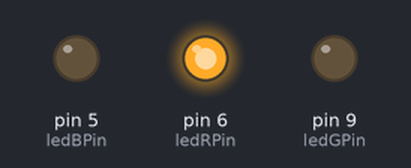
A sketch run on a simulated Arduino Uno, built with avr-gcc and run on an emulated ATmega328P. Parts: output pins drawn as LEDs (lit = HIGH).

Above: at 0.1 s.
At 14.6 s:
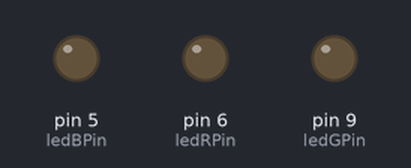
At 25.1 s:
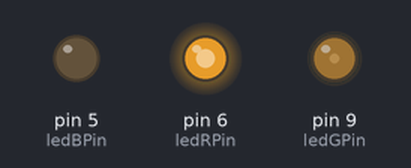
At 35.1 s:
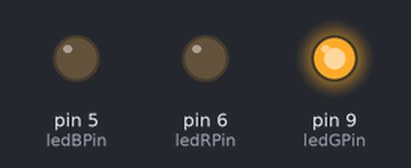
Timing chart, 0 to 36.6 s (numbered marks = the images above):
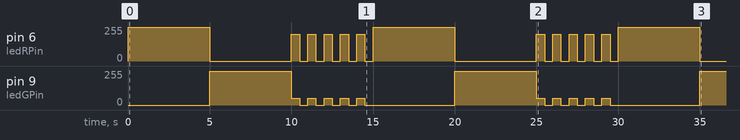

Measured:
- by itself, pin 6 (ledRPin): repeats every 15.0 s: 0/255 5.0 s, 5 × (200/255 0.50 s, 0/255 0.50 s), 255/255 5.0 s
- by itself, pin 9 (ledGPin): 0/255 → 255/255 at 5.0 s, → 50/255 5.0 s later, → 0/255 0.50 s later, → 50/255 0.50 s later, … (23 changes in this stretch)

The sketch:

Semaforo.ino
```cpp
// RGB
int ledRPin=6; //Pin del LED rojo
int ledGPin=9; //Pin del LED verde
int ledBPin=5; //Pin del LED azul

void setup() {
  //Inicializamos los pines de los LEDs como salidas
  pinMode(ledRPin, OUTPUT);
  pinMode(ledGPin, OUTPUT);
  pinMode(ledBPin, OUTPUT);
}

void loop(){
  //Encendemos el LED rojo
  digitalWrite(ledRPin, HIGH);
  //Esperamos 5 segundos
  delay(5000);
  //Apagamos el LED rojo y encendemos el verde
  digitalWrite(ledRPin, LOW);
  digitalWrite(ledGPin, HIGH);
  //Esperamos otros 5 segundos
  delay(5000);
  //Apagamos el LED verde y usamos un bucle for para conseguir que el RGB parpadee
  digitalWrite(ledGPin, LOW);
  for(int i=0;i<5; i++){
    //Encendemos los LEDs rojo y verde en la proporcion exacta para reproducir el color naranja
    analogWrite(ledRPin, 200);
    analogWrite(ledGPin, 50);
    //Esperamos medio segundo
    delay(500);
    //Apagamos los dos LEDs
    analogWrite(ledRPin, 0);
    analogWrite(ledGPin, 0);
    //Esperamos medio segundo
    delay(500);
    //Esta serie dura 1 segundo, la repetiremos 5 veces para que dure el mismo tiempo que las otras dos etapas
  }
}
```
